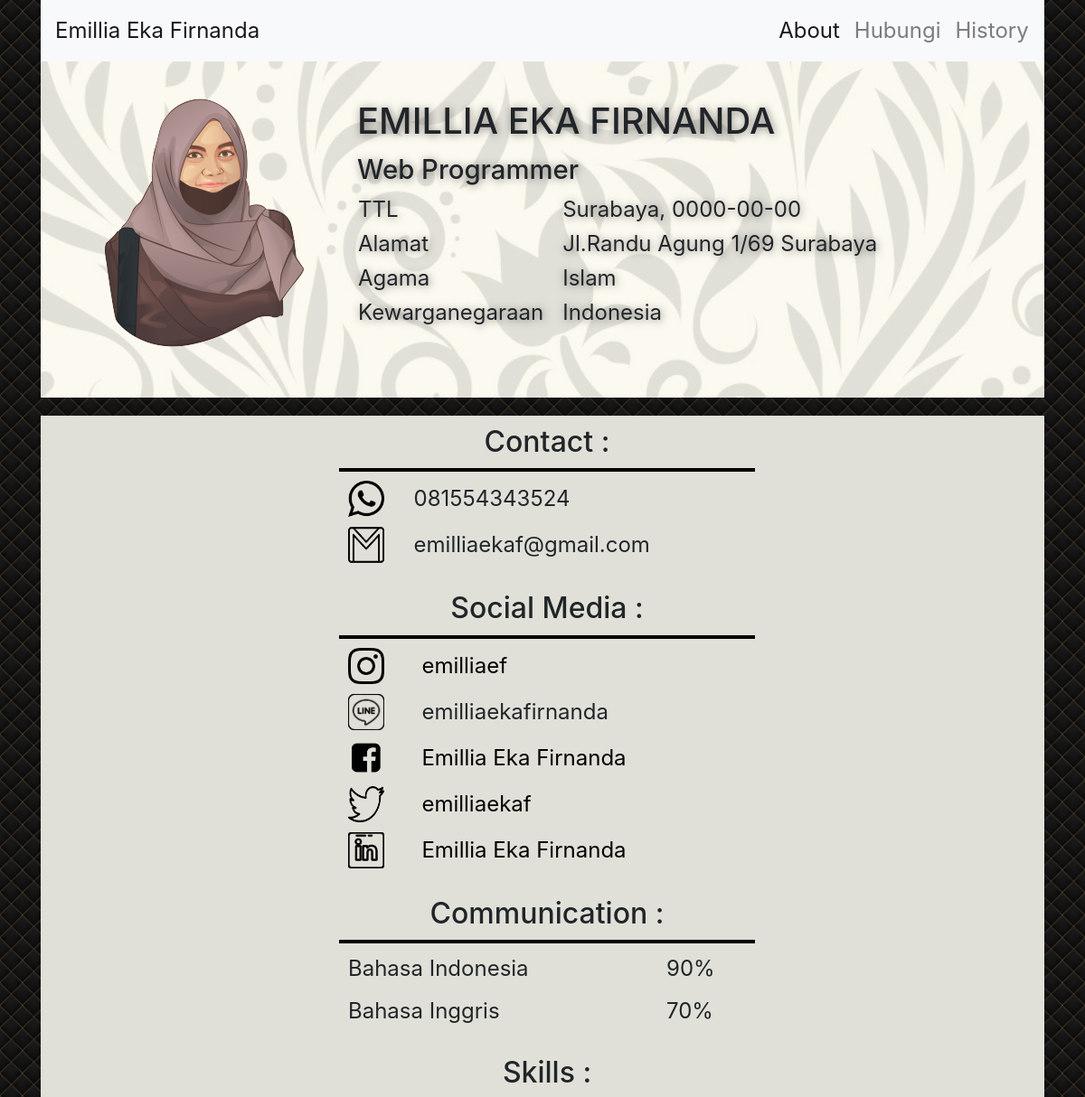
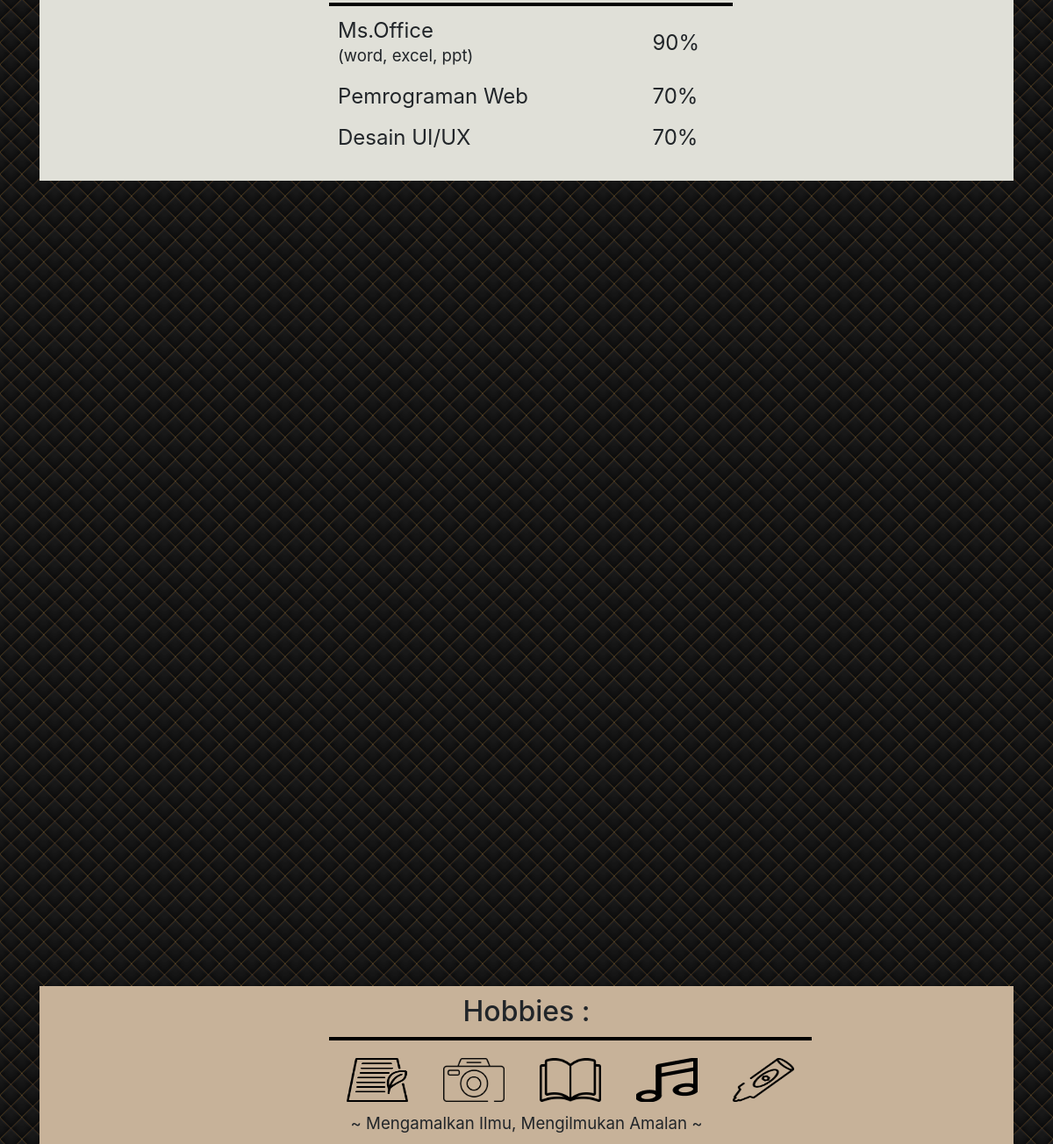
The page / on the database its author committed (2 pictures, top to bottom).
### tables this page shows
CREATE TABLE biodata(	
	id INT NOT NULL,
	nama VARCHAR(50) NOT NULL,
	pekerjaan VARCHAR(40),
	tempat_lahir VARCHAR(30),
	tanggal_lahir DATE,
	alamat VARCHAR(100),
	agama VARCHAR(20),
	kewarganegaraan VARCHAR(40),
	PRIMARY KEY(id)
);

CREATE TABLE kontak( 
	wa CHAR(14), 
	email VARCHAR(30), 
	PRIMARY KEY(wa)
);

CREATE TABLE sosmed(
	ig VARCHAR(30),
    	line VARCHAR(30),
    	fb VARCHAR(30),
    	twitter VARCHAR(30),
	linkedin VARCHAR(30),
	PRIMARY KEY(ig)
);

CREATE TABLE komunikasi( 
	bahasa CHAR(30), 
	presentase VARCHAR(10), 
	PRIMARY KEY(bahasa)
);

CREATE TABLE kemampuan(
    	id INT,
	skill VARCHAR(50), 
   	aplikasi VARCHAR(50),
	presentase VARCHAR(10), 
	PRIMARY KEY(id)
);

### conn.php (called while the page is built, shortened)
<?php
function connection()
{
  $dbServer = 'localhost';
  $dbUser = 'root';
  $dbPass = '';
  $dbName = "cv";
  $conn = mysqli_connect($dbServer, $dbUser, $dbPass, $dbName);
  mysqli_select_db($conn, $dbName);
  return $conn;
}
$conn = connection();
function query($query)
{
  global $conn;
  $result = mysqli_query($conn, $query);
  $record = [];
  while ($data = mysqli_fetch_assoc($result)) {
    $record[] = $data;
  }
  return $record;
}

### index.php (the view, shortened to what this page needs)
<?php
require "conn.php";
$biodata = query("SELECT * FROM biodata;");
$kontak = query("SELECT * FROM kontak;");
$sosmed = query("SELECT * FROM sosmed;");
$komunikasi = query("SELECT * FROM komunikasi;");
$kemampuan = query("SELECT * FROM kemampuan;");
?>
<!doctype html>
<html lang="en">
<head>
	<link rel="stylesheet" href="style.css">
	<link rel="stylesheet" href="css/bootstrap.min.css">
</head>
<body>
	<div id="home">
		<div class="navbar-main d-flex justify-content-center ">
			<nav class="navbar navbar-expand-lg navbar-light bg-light">
				<a class="navbar-brand page-scroll" href="#home">Emillia Eka Firnanda</a>
				<div class="collapse navbar-collapse" id="navbarNav">
					<ul class="navbar-nav">
						<li class="nav-item active">
							<a class="nav-link page-scroll" href="#main">About <span class="sr-only">(current)</span></a>
						</li>
						<li class="nav-item">
							<a class="nav-link page-scroll" href="#contacts">Hubungi</a>
						</li>
						<li class="nav-item">
							<a class="nav-link page-scroll" href="#academics">History </a>
						</li>
					</ul>
				</div>
			</nav>
		</div>
		<div class="container">
			<div class="header">
				<div class="image">
					<img src="image/nindy ai.png">
				</div>
				<div class="main" id="main">
					<?php foreach ($biodata as $bio) : ?>
						<h1><?= $bio["nama"]; ?></h1><br>
						<H3><?= $bio["pekerjaan"]; ?></H3>
					<?php endforeach ?>
					<table border="0 px">
						<?php foreach ($biodata as $bio) : ?>
							<tr>
								<td>TTL</td>
								<td><?= $bio["tempat_lahir"]; ?>, <?= $bio["tanggal_lahir"]; ?></td>
							</tr>
							<tr>
								<td>Alamat</td>
								<td><?= $bio["alamat"]; ?></td>
							</tr>
							<tr>
								<td>Agama</td>
								<td><?= $bio["agama"]; ?></td>
							</tr>
							<tr>
								<td>Kewarganegaraan</td>
								<td><?= $bio["kewarganegaraan"]; ?></td>
							</tr>
						<?php endforeach ?>
					</table>
				</div>
			</div>
			<div class="hero">
				<div class="sidebar" id="contacts">
					<div class="kiriCon">
						<h2>Contact :</h2>
						<table border="0 px">
							<?php foreach ($kontak as $kntk) : ?>
								<tr>
									<td><img src="image/whatsapp.png"></td>
									<td><?= $kntk["wa"]; ?></td>
								</tr>
								<tr>
									<td><img src="image/gmail.png"></td>
									<td><?= $kntk["email"]; ?></td>
								</tr>
							<?php endforeach ?>
						</table>
					</div>
					<div class="kananSos">
						<h2>Social Media :</h2>
						<table border="0 px">
							<?php foreach ($sosmed as $sm) : ?>
								<tr>
									<td><img src="image/instagram.png"></td>
									<td><a href="https://www.instagram.com/emilliaef/?hl=id"><?= $sm["ig"]; ?></a></td>
								</tr>
								<tr>
									<td><img src="image/line.png"></td>
									<td><?= $sm["line"]; ?></td>
								</tr>
								<tr>
									<td><img src="image/facebook.png"></td>
									<td><a href="https://www.facebook.com/profile.php?id=100010395758121"><?= $sm["fb"]; ?></a></td>
								</tr>
								<tr>
									<td><img src="image/twitter.png"></td>
									<td><a href="https://twitter.com/emillia_eka?s=08"><?= $sm["twitter"]; ?></a></td>
								</tr>
								<tr>
									<td><img src="image/linkedin.png"></td>
									<td><a href="https://www.linkedin.com/in/emillia-eka-firnanda-57070a152/"><?= $sm["linkedin"]; ?></a></td>
								</tr>
							<?php endforeach ?>
						</table>
					</div>
					<div class="kiriCom">
						<h2>Communication :</h2>
						<table border="0 px">
							<?php foreach ($komunikasi as $kom) : ?>
								<tr>
									<td><?= $kom["bahasa"]; ?></td>
									<td><?= $kom["presentase"]; ?></td>
								</tr>
							<?php endforeach ?>
						</table>
					</div>
					<div class="kananSki">
						<h2>Skills :</h2>
						<table border="0 px">
							<?php foreach ($kemampuan as $kmp) : ?>
								<tr>
									<td><?= $kmp["skill"]; ?><p><?= $kmp["aplikasi"]; ?></p>
									</td>
									<td><?= $kmp["presentase"]; ?></td>
								</tr>
							<?php endforeach ?>
						</table>
						<br>
					</div>
					<br>
				</div>
				<br>
				<br>
				<div class="history">
					<div class="footer" id="hobbies">
						<h2>Hobbies :</h2>
						<table border="0px" align="center">
							<tr>
								<td><img src="image/writing.png"></td>
								<td><img src="image/photo.png"></td>
								<td><img src="image/reading.png"></td>
								<td><img src="image/music.png"></td>
								<td><img src="image/drawing.png"></td>
							</tr>
						</table>
						<p>~ Mengamalkan Ilmu, Mengilmukan Amalan ~</p>
					</div>
				</div>
</body>
</html>

### style.css (style rules this page uses)
body { background-image: url(image/bgweb.png); font-family: arial,lato; }
.container { width: 960px; margin: auto; }
.header { height: 400px; margin-top: 40px; background-image: url(image/bgheader.jpg); background-attachment: fixed; background-size: cover; background-position: 0 -100px; overflow: hidden; }
.header .image { width : 300px; height: 200px; margin-top: -60px; margin-left: 40px; }
.header .main { width : 600px; margin-left: 350px; margin-top: -70px; text-shadow: 1px 1px 10px rgba(0,0,0,0.5); }
.main h1 { font-size: 30pt; }
.main h3 { font-size: 22pt; margin-top: -20px; }
.main table { font-size: 18pt; }
.main td { padding-right: 20px; }
.hero .sidebar { box-sizing: border-box; height: 960px; background-color: #e0e0d8; margin-top: 20px; }
.hero h2 { padding: -10px; text-align: center; margin-top: 20px; }
.hero table { border-top: 4px solid black; padding-top: 20px; width: 460px; margin-left: 330px; }
.hero img { width: 40px; height: 40px; }
.hero td { padding-left: 10px; margin-right: -20px; font-size: 18pt; padding-top: 10px; }
.sidebar h2 { margin-left: 10px; padding-top: 10px; margin-bottom: 10px; }
.hero p { margin-top:-3px; font-size: 14pt; margin-bottom: 3px; }
.footer { height: 180px; background-color: #c7b299; margin-top: -20px; }
.footer img { width: 70px; height: 50px; margin-top: 10px; }
.footer h2 { margin: center; margin-bottom: 10px; text-align: center; padding-top: 10px; }
.footer table { margin-top: 10px; }
.footer td { padding-right: 20px; padding-left: 20px; }
.footer p { font-size: 14pt; text-align: center; margin-top: 10px; }
.sidebar a { text-decoration: none; color: black; }
nav { width: 1110px; }
.navbar-main ul { margin-left: 550px; }
.navbar-main { z-index: 9999; width: 100%; position: fixed; top: 0; right: 0; left: 0; }
.navbar-main a { font-size: 1.5em; }
.kiriCon, .kananSos, .kiriCom, .kananSki { opacity: 0; transform: translate(-200px, 0) rotate(15deg); transition: 2s; }
.kananSos, .kananSki { transform: translate(200px, 0) rotate(-15deg); }
.kiriCon.conMuncul, .kananSos.sosMuncul, .kiriCom.comMuncul, .kananSki.skiMuncul { opacity: 1; transform: translate(0,0); }

### rows shown on the page
biodata: nama "EMILLIA EKA FIRNANDA", pekerjaan "Web Programmer", tempat_lahir "Surabaya", tanggal_lahir "0000-00-00", alamat "Jl.Randu Agung 1/69 Surabaya", agama "Islam", kewarganegaraan "Indonesia"
kontak: wa "081554343524", email "emilliaekaf@gmail.com"
sosmed: ig "emilliaef", line "emilliaekafirnanda", fb "Emillia Eka Firnanda", twitter "emilliaekaf", linkedin "Emillia Eka Firnanda"
komunikasi: bahasa "Bahasa Indonesia", presentase "90%"
komunikasi: bahasa "Bahasa Inggris", presentase "70%"
kemampuan: skill "Ms.Office", aplikasi "(word, excel, ppt)", presentase "90%"
kemampuan: skill "Pemrograman Web", presentase "70%"
kemampuan: skill "Desain UI/UX", presentase "70%"
